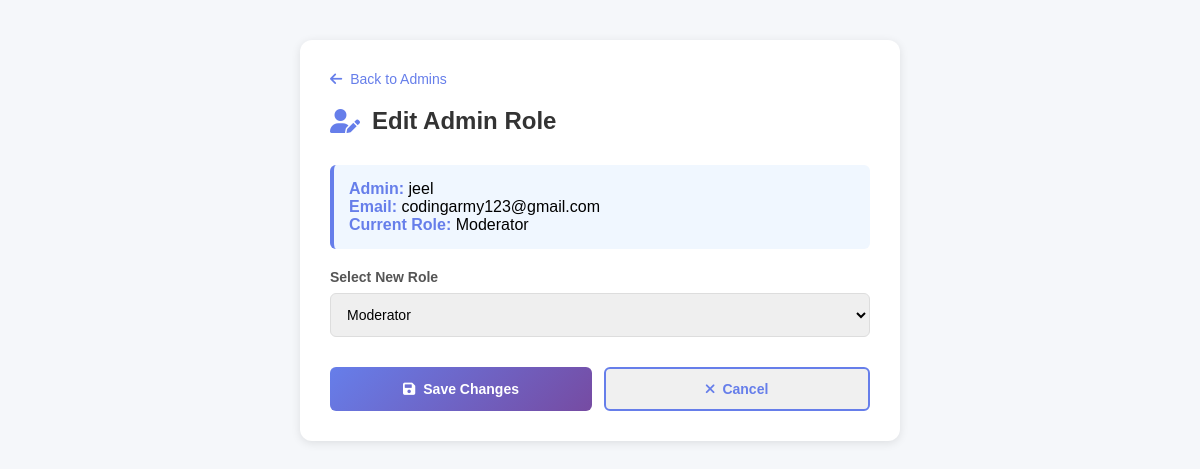
The app's page /custom-admin/admins/edit-role/1/ (signed in) with its own data.
### Admin/models.py (models this page shows, shortened)
class AdminUser(models.Model):
    ROLE_CHOICES = [
        ('superadmin', 'Super Admin'),
        ('admin', 'Admin'),
        ('moderator', 'Moderator'),
    ]
    user = models.OneToOneField(User, on_delete=models.CASCADE, related_name='admin_profile')
    role = models.CharField(max_length=20, choices=ROLE_CHOICES, default='admin')
    is_active = models.BooleanField(default=True)
    created_at = models.DateTimeField(auto_now_add=True)
    updated_at = models.DateTimeField(auto_now=True)
    class Meta:
        verbose_name = "Admin User"
        verbose_name_plural = "Admin Users"

### Admin/views.py (the view)
    def wrapper(request, *args, **kwargs):
        if not is_admin(request.user):
            return redirect('admin_login')
        return view_func(request, *args, **kwargs)

### Admin/views.py (called while the page is built)
def is_admin(user):
    try:
        return user.admin_profile.is_active
    except AdminUser.DoesNotExist:
        return False

def admin_required(view_func):
    def wrapper(request, *args, **kwargs):
        if not is_admin(request.user):
            return redirect('admin_login')
        return view_func(request, *args, **kwargs)
    return wrapper

@admin_required
@login_required
def edit_admin_role(request, admin_id):
    admin = get_object_or_404(AdminUser, id=admin_id)
    if request.method == 'POST':
        role = request.POST.get('role', 'admin')
        if role in dict(AdminUser.ROLE_CHOICES):
            admin.role = role
            admin.save()
        return redirect('admin_manage_admins')
    return render(request, 'Admin/edit_admin_role.html', {'admin': admin})

### Admin/templates/Admin/edit_admin_role.html (shortened to what this page needs)
{% load static %}
<!DOCTYPE html>
<html lang="en">
<head>
    <link rel="stylesheet" href="https://cdnjs.cloudflare.com/ajax/libs/font-awesome/6.0.0/css/all.min.css">
</head>
<body>
    <div class="container">
        <a href="{% url 'admin_manage_admins' %}" class="back-link">
            <i class="fas fa-arrow-left"></i> Back to Admins
        </a>
        <div class="header">
            <h1>
                <i class="fas fa-user-edit"></i> Edit Admin Role
            </h1>
        </div>
        <div class="info-box">
            <strong>Admin:</strong> {{ admin.user.username }}<br>
            <strong>Email:</strong> {{ admin.user.email }}<br>
            <strong>Current Role:</strong> {{ admin.get_role_display }}
        </div>
        <form method="post">
            <div class="form-group">
                <label for="role">Select New Role</label>
                <select id="role" name="role" required>
                    {% for value, label in admin.ROLE_CHOICES %}
                        <option value="{{ value }}" {% if admin.role == value %}selected{% endif %}>
                            {{ label }}
                        </option>
                    {% endfor %}
                </select>
            </div>
            <div class="form-actions">
                <button type="submit" class="btn btn-primary">
                    <i class="fas fa-save"></i> Save Changes
                </button>
                <a href="{% url 'admin_manage_admins' %}" class="btn btn-secondary">
                    <i class="fas fa-times"></i> Cancel
                </a>
            </div>
        </form>
    </div>
</body>
</html>

### Admin/templates/Admin/edit_admin_role.html (style rules this page uses)
* { margin: 0; padding: 0; box-sizing: border-box; }
body { background: #f5f7fa; font-family: 'Poppins', sans-serif; min-height: 100vh; }
.container { max-width: 600px; margin: 40px auto; padding: 30px; background: white; border-radius: 12px; box-shadow: 0 2px 10px rgba(0, 0, 0, 0.1); }
.header { margin-bottom: 30px; }
.header h1 { color: #333; font-size: 24px; display: flex; align-items: center; gap: 12px; }
.header i { color: #667eea; }
.info-box { background: #f0f7ff; padding: 15px; border-radius: 6px; margin-bottom: 20px; border-left: 4px solid #667eea; }
.info-box strong { color: #667eea; }
.form-group { margin-bottom: 20px; }
label { display: block; color: #555; font-size: 14px; font-weight: 600; margin-bottom: 8px; }
select { width: 100%; padding: 12px; border: 1px solid #ddd; border-radius: 6px; font-size: 14px; transition: all 0.3s ease; }
.form-actions { display: flex; gap: 12px; margin-top: 30px; }
.btn { padding: 12px 20px; border: none; border-radius: 6px; text-decoration: none; display: inline-flex; align-items: center; gap: 8px; cursor: pointer; transition: all 0.3s ease; font-size: 14px; font-weight: 600; flex: 1; justify-content: center; }
.btn-primary { background: linear-gradient(135deg, #667eea 0%, #764ba2 100%); color: white; }
.btn-secondary { background: #f0f0f0; color: #667eea; border: 2px solid #667eea; }
.back-link { display: inline-flex; align-items: center; gap: 8px; color: #667eea; text-decoration: none; margin-bottom: 20px; font-size: 14px; }

### records on screen
AdminUser: user.username "jeel", user.email "codingarmy123@gmail.com", role "Moderator"
